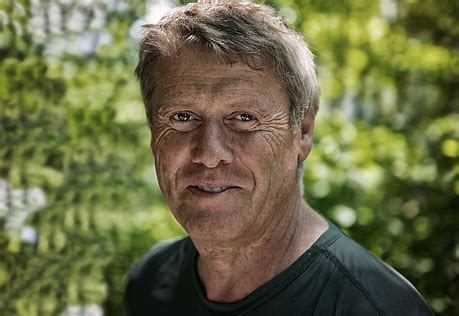
#> input picture Anul2/Semestrul_2/Ai/Laboratoare/lab07/Lab7/Photos/person1.jpeg, 459 x 316 px; its folder holds 4 pictures in this run
$ jupyter execute Problem1.ipynb
#> lines starting #> are read from the running program, lines starting #| are printed output that depends on the picture
[cell 1]
import numpy as np
from PIL import Image
import os
import io
from sklearn import neural_network
from sklearn.metrics import accuracy_score, classification_report
from sklearn.metrics import confusion_matrix, ConfusionMatrixDisplay

# Resize and flatten images
def resize_and_flatten(images, target_size=(64, 64)):
    resized_images = []
    for img in images:
        img_resized = img.resize(target_size)
        img_array = np.array(img_resized)
        img_flattened = img_array.flatten()
        resized_images.append(img_flattened)
    return np.array(resized_images)

# Load the images and labels
def loadData():
    currentPath = os.getcwd()
    currentPath = os.path.join(currentPath, "Photos")
    inputs = []
    outputs = []

    for file in os.listdir(currentPath):
        if "person" in file:
            outputs.append("Normal")
        else:
            outputs.append("Sepia")

        file_path = os.path.join(currentPath, file)
        with open(file_path, mode="rb") as f:
            image = Image.open(io.BytesIO(f.read()))
#> image is the input picture: PIL image 459x316 RGB; mean R, G, B 106.9, 107.7, 70.5
            image = image.convert('RGB')  # Ensure the image is RGB
            inputs.append(image)

    return inputs, outputs

# Split the dataset into train/test
def splitData(inputs, outputs):
    np.random.seed(5)
    indexes = [i for i in range(len(inputs))]
    trainSample = np.random.choice(indexes, int(0.7 * len(inputs)), replace=False)
    testSample = [i for i in indexes if i not in trainSample]

    trainInputs = [inputs[i] for i in trainSample]
    trainOutputs = [outputs[i] for i in trainSample]
    testInputs = [inputs[i] for i in testSample]
    testOutputs = [outputs[i] for i in testSample]

    return trainInputs, trainOutputs, testInputs, testOutputs

inputs, outputs = loadData()

inputs_resized_flattened = resize_and_flatten(inputs, target_size=(32, 32))
#> the loop in resize_and_flatten, `for img in images:` made 4 passes
#> pass 1, in resize_and_flatten, `img_resized = img.resize(target_size)`:
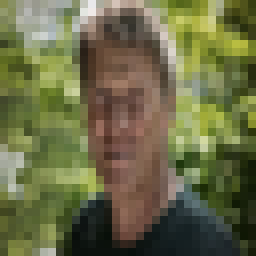
#> img_resized: PIL image 32x32 RGB (shown 8 times larger); mean R, G, B 106.9, 107.7, 70.5
#> pass 2, in resize_and_flatten, `img_resized = img.resize(target_size)`:
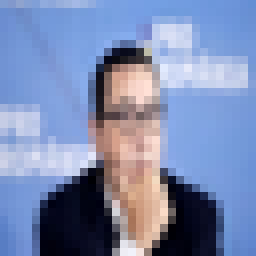
#> img_resized: PIL image 32x32 RGB (shown 8 times larger); mean R, G, B 124.7, 139.1, 177.3
#> pass 3, in resize_and_flatten, `img_resized = img.resize(target_size)`:
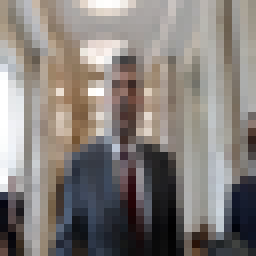
#> img_resized: PIL image 32x32 RGB (shown 8 times larger); mean R, G, B 132.9, 127, 123

trainInputs, trainOutputs, testInputs, testOutputs = splitData(inputs_resized_flattened, outputs)

trainInputs = np.array(trainInputs) / 255.0
testInputs = np.array(testInputs) / 255.0

classifier = neural_network.MLPClassifier(
        hidden_layer_sizes=(5,),
        activation='relu',
        solver='adam',
        max_iter=10,
        learning_rate_init=0.001,
        random_state=1,
        verbose=10
    )

classifier.fit(trainInputs, trainOutputs)

predictions = classifier.predict(testInputs)

print("Predictions on test data:", predictions)
print("Actual test labels:", testOutputs)

accuracy = accuracy_score(testOutputs, predictions)
print(f"Accuracy: {accuracy:.4f}")

print("Classification Report:")
print(classification_report(testOutputs, predictions))

cm = confusion_matrix(testOutputs, predictions, labels=["Normal", "Sepia"])

disp = ConfusionMatrixDisplay(confusion_matrix=cm, display_labels=["Normal", "Sepia"])
disp.plot(cmap='Blues')
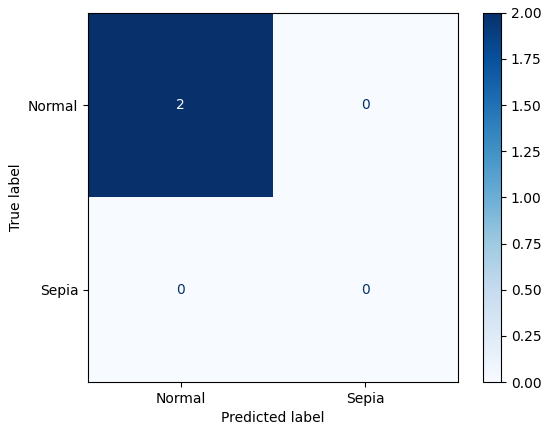
#> figure drawn by matplotlib, 2 panels
